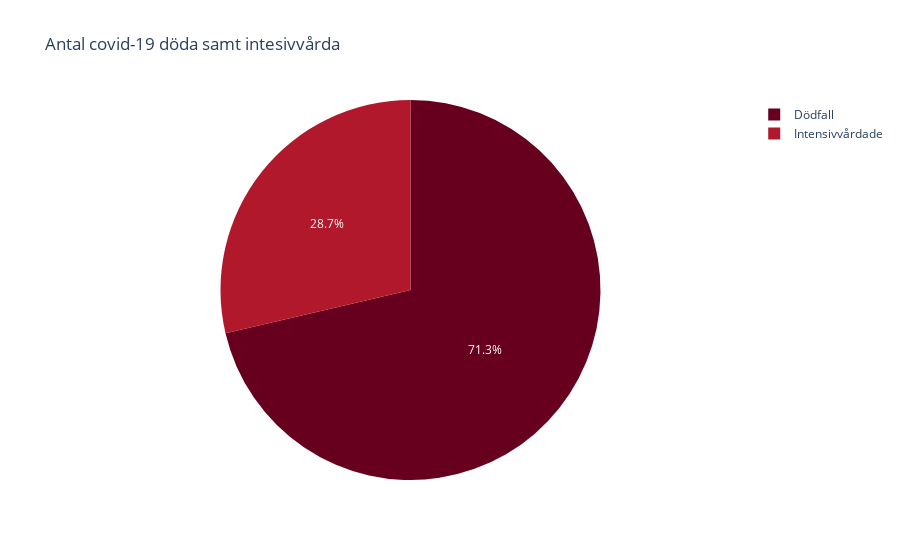

Write notebook code for a chart like this one.
### Code cell
import plotly.express as px
import numpy
import pandas as pd 

df = pd.read_csv("Gender_Data.csv")  

#data
antal_döda = df["Total_Deaths"].sum()
antal_intens = df["Total_ICU_Admissions"].sum()

#plot
labels = "Dödfall", "Intensivvårdade"
sizes = [antal_döda, antal_intens]
fig = px.pie(values=sizes, names=labels, color_discrete_sequence=px.colors.sequential.RdBu, title="Antal covid-19 döda samt intesivvårda")
fig.show()

### Figure 1 — Plotly figure (JSON) as saved in the notebook; plotly's stock layout.template omitted (floating-point values rounded to 4 significant figures)
{"data": [{"domain": {"x": [0, 1], "y": [0, 1]}, "hovertemplate": "label=%{label}<br>value=%{value}<extra></extra>", "labels": ["Dödfall", "Intensivvårdade"], "legendgroup": "", "name": "", "showlegend": true, "type": "pie", "values": [12428, 4993]}], "layout": {"legend": {"tracegroupgap": 0}, "piecolorway": ["rgb(103,0,31)", "rgb(178,24,43)", "rgb(214,96,77)", "rgb(244,165,130)", "rgb(253,219,199)", "rgb(247,247,247)", "rgb(209,229,240)", "rgb(146,197,222)", "rgb(67,147,195)", "rgb(33,102,172)", "rgb(5,48,97)"], "title": {"text": "Antal covid-19 döda samt intesivvårda"}}}
